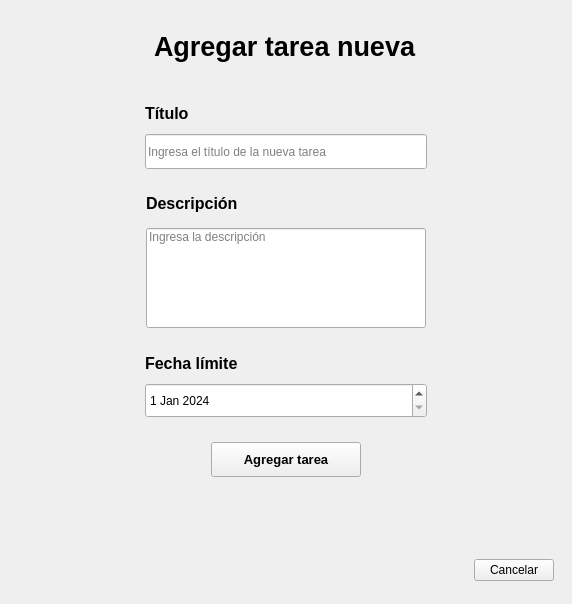
<?xml version="1.0" encoding="UTF-8"?>
<ui version="4.0">
 <class>AddTaskWindow</class>
 <widget class="QMainWindow" name="AddTaskWindow">
  <property name="geometry">
   <rect>
    <x>0</x>
    <y>0</y>
    <width>572</width>
    <height>604</height>
   </rect>
  </property>
  <property name="windowTitle">
   <string>MainWindow</string>
  </property>
  <widget class="QWidget" name="centralwidget">
   <layout class="QVBoxLayout" name="verticalLayout">
    <item alignment="Qt::AlignHCenter">
     <widget class="QFrame" name="frame">
      <property name="maximumSize">
       <size>
        <width>16777215</width>
        <height>75</height>
       </size>
      </property>
      <property name="frameShape">
       <enum>QFrame::NoFrame</enum>
      </property>
      <property name="frameShadow">
       <enum>QFrame::Raised</enum>
      </property>
      <layout class="QVBoxLayout" name="verticalLayout_2">
       <item>
        <widget class="QLabel" name="agregar_tarea_text">
         <property name="font">
          <font>
           <pointsize>20</pointsize>
           <bold>true</bold>
          </font>
         </property>
         <property name="text">
          <string>Agregar tarea nueva</string>
         </property>
        </widget>
       </item>
      </layout>
     </widget>
    </item>
    <item alignment="Qt::AlignHCenter">
     <widget class="QFrame" name="frame_2">
      <property name="minimumSize">
       <size>
        <width>300</width>
        <height>0</height>
       </size>
      </property>
      <property name="frameShape">
       <enum>QFrame::NoFrame</enum>
      </property>
      <property name="frameShadow">
       <enum>QFrame::Raised</enum>
      </property>
      <layout class="QVBoxLayout" name="verticalLayout_3">
       <item>
        <widget class="QLabel" name="titulo_text">
         <property name="font">
          <font>
           <pointsize>12</pointsize>
           <bold>true</bold>
          </font>
         </property>
         <property name="text">
          <string>Título</string>
         </property>
        </widget>
       </item>
       <item>
        <widget class="QLineEdit" name="titulo_tarea_input">
         <property name="minimumSize">
          <size>
           <width>0</width>
           <height>35</height>
          </size>
         </property>
         <property name="placeholderText">
          <string>Ingresa el título de la nueva tarea</string>
         </property>
        </widget>
       </item>
      </layout>
     </widget>
    </item>
    <item alignment="Qt::AlignHCenter">
     <widget class="QFrame" name="frame_3">
      <property name="minimumSize">
       <size>
        <width>300</width>
        <height>150</height>
       </size>
      </property>
      <property name="frameShape">
       <enum>QFrame::NoFrame</enum>
      </property>
      <property name="frameShadow">
       <enum>QFrame::Raised</enum>
      </property>
      <layout class="QVBoxLayout" name="verticalLayout_4">
       <property name="leftMargin">
        <number>10</number>
       </property>
       <property name="topMargin">
        <number>0</number>
       </property>
       <property name="rightMargin">
        <number>10</number>
       </property>
       <property name="bottomMargin">
        <number>0</number>
       </property>
       <item>
        <widget class="QLabel" name="descripcion_text">
         <property name="maximumSize">
          <size>
           <width>16777215</width>
           <height>30</height>
          </size>
         </property>
         <property name="font">
          <font>
           <pointsize>12</pointsize>
           <bold>true</bold>
          </font>
         </property>
         <property name="text">
          <string>Descripción</string>
         </property>
        </widget>
       </item>
       <item>
        <widget class="QLineEdit" name="desc_tarea_input">
         <property name="minimumSize">
          <size>
           <width>0</width>
           <height>100</height>
          </size>
         </property>
         <property name="layoutDirection">
          <enum>Qt::LeftToRight</enum>
         </property>
         <property name="alignment">
          <set>Qt::AlignLeading|Qt::AlignLeft|Qt::AlignTop</set>
         </property>
         <property name="placeholderText">
          <string>Ingresa la descripción</string>
         </property>
        </widget>
       </item>
      </layout>
     </widget>
    </item>
    <item alignment="Qt::AlignHCenter">
     <widget class="QFrame" name="frame_4">
      <property name="minimumSize">
       <size>
        <width>300</width>
        <height>0</height>
       </size>
      </property>
      <property name="frameShape">
       <enum>QFrame::NoFrame</enum>
      </property>
      <property name="frameShadow">
       <enum>QFrame::Raised</enum>
      </property>
      <layout class="QVBoxLayout" name="verticalLayout_5">
       <item>
        <widget class="QLabel" name="fecha_text">
         <property name="font">
          <font>
           <pointsize>12</pointsize>
           <bold>true</bold>
          </font>
         </property>
         <property name="text">
          <string>Fecha límite</string>
         </property>
        </widget>
       </item>
       <item>
        <widget class="QDateEdit" name="fecha_input">
         <property name="minimumSize">
          <size>
           <width>0</width>
           <height>35</height>
          </size>
         </property>
         <property name="dateTime">
          <datetime>
           <hour>0</hour>
           <minute>0</minute>
           <second>0</second>
           <year>2024</year>
           <month>1</month>
           <day>1</day>
          </datetime>
         </property>
        </widget>
       </item>
      </layout>
     </widget>
    </item>
    <item alignment="Qt::AlignHCenter">
     <widget class="QFrame" name="frame_5">
      <property name="maximumSize">
       <size>
        <width>16777215</width>
        <height>50</height>
       </size>
      </property>
      <property name="frameShape">
       <enum>QFrame::NoFrame</enum>
      </property>
      <property name="frameShadow">
       <enum>QFrame::Raised</enum>
      </property>
      <layout class="QVBoxLayout" name="verticalLayout_6">
       <item>
        <widget class="QPushButton" name="boton_agregar_tarea">
         <property name="minimumSize">
          <size>
           <width>150</width>
           <height>35</height>
          </size>
         </property>
         <property name="font">
          <font>
           <pointsize>10</pointsize>
           <bold>true</bold>
          </font>
         </property>
         <property name="text">
          <string>Agregar tarea</string>
         </property>
        </widget>
       </item>
      </layout>
     </widget>
    </item>
    <item alignment="Qt::AlignHCenter">
     <widget class="QFrame" name="frame_6">
      <property name="maximumSize">
       <size>
        <width>16777215</width>
        <height>50</height>
       </size>
      </property>
      <property name="frameShape">
       <enum>QFrame::NoFrame</enum>
      </property>
      <property name="frameShadow">
       <enum>QFrame::Raised</enum>
      </property>
      <layout class="QVBoxLayout" name="verticalLayout_7">
       <item>
        <widget class="QLabel" name="alerta">
         <property name="text">
          <string/>
         </property>
        </widget>
       </item>
      </layout>
     </widget>
    </item>
    <item alignment="Qt::AlignRight">
     <widget class="QFrame" name="frame_7">
      <property name="maximumSize">
       <size>
        <width>16777215</width>
        <height>50</height>
       </size>
      </property>
      <property name="frameShape">
       <enum>QFrame::NoFrame</enum>
      </property>
      <property name="frameShadow">
       <enum>QFrame::Raised</enum>
      </property>
      <layout class="QVBoxLayout" name="verticalLayout_8">
       <item>
        <widget class="QPushButton" name="cancel_button">
         <property name="text">
          <string>Cancelar</string>
         </property>
        </widget>
       </item>
      </layout>
     </widget>
    </item>
   </layout>
  </widget>
 </widget>
 <resources/>
 <connections/>
</ui>
